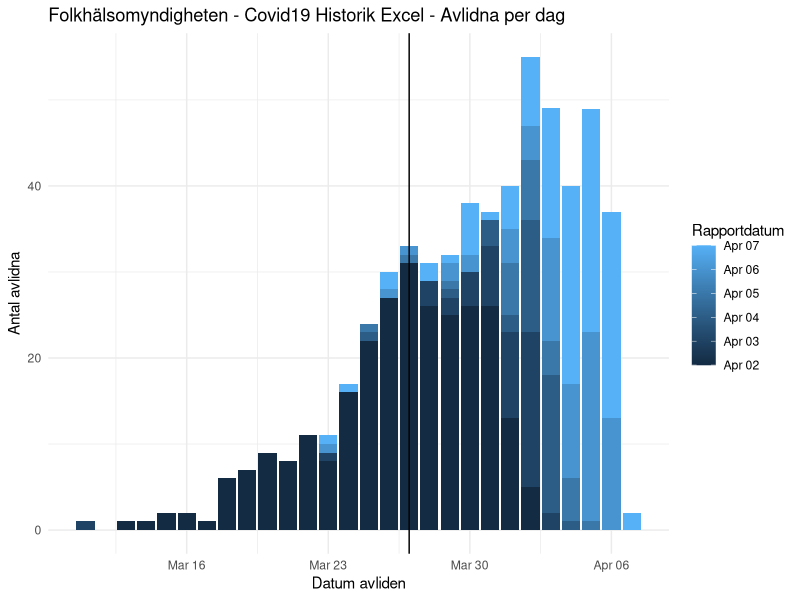

Reproduce this figure in R.
library(tidyverse)

first_date <- as.Date("2020-03-11")
last_date  <- as.Date("2020-04-07")
deaths_20200402 <- c(0,0,1,1,2,2,1,6,7,9,8,11, 8,16,22,27,31,26,25,26,26,13, 5, 0,0,  0, 0, 0)
deaths_20200403 <- c(1,0,1,1,2,2,1,6,7,9,8,11, 9,16,22,27,31,29,27,30,33,23,23, 2,0,  0, 0, 0)
deaths_20200404 <- c(1,0,1,1,2,2,1,6,7,9,8,11, 9,16,23,27,31,29,28,30,36,25,36,18,1,  0, 0, 0)
deaths_20200405 <- c(1,0,1,1,2,2,1,6,7,9,8,11, 9,16,24,27,32,29,29,30,36,31,43,22,6,  1, 0, 0)
deaths_20200406 <- c(1,0,1,1,2,2,1,6,7,9,8,11,10,16,24,28,33,29,31,32,36,35,47,34,17,23,13, 0)
deaths_20200407 <- c(1,0,1,1,2,2,1,6,7,9,8,11,11,17,24,30,33,31,32,38,37,40,55,49,40,49,37, 2)

stable_date <- first_date + max(which(!is.na(match(deaths_20200407 - deaths_20200406,0)))) - 1

data <- data.frame(deaths = integer(), death_date = as.Date(as.character()), report_date = as.Date(as.character())) %>%
  add_row(
    deaths = deaths_20200402,
    death_date = seq(first_date, last_date, by = "day"),
    report_date = rep(as.Date("2020-04-02"), length(deaths_20200402))
  ) %>%
  add_row(
    deaths = deaths_20200403 - deaths_20200402,
    death_date = seq(first_date, last_date, by = "day"),
    report_date = rep(as.Date("2020-04-03"), length(deaths_20200403))
  ) %>%
  add_row(
    deaths = deaths_20200404 - deaths_20200403,
    death_date = seq(first_date, last_date, by = "day"),
    report_date = rep(as.Date("2020-04-04"), length(deaths_20200404))
  ) %>%
  add_row(
    deaths = deaths_20200405 - deaths_20200404,
    death_date = seq(first_date, last_date, by = "day"),
    report_date = rep(as.Date("2020-04-05"), length(deaths_20200405))
  ) %>%
  add_row(
    deaths = deaths_20200406 - deaths_20200405,
    death_date = seq(first_date, last_date, by = "day"),
    report_date = rep(as.Date("2020-04-06"), length(deaths_20200406))
  ) %>%
  add_row(
    deaths = deaths_20200407 - deaths_20200406,
    death_date = seq(first_date, last_date, by = "day"),
    report_date = rep(as.Date("2020-04-07"), length(deaths_20200407))
  )


# data$report_date <- as.factor(data$report_date)

ggplot(data, aes(x=death_date)) +
  geom_col(aes(y=deaths, fill=report_date), position = position_stack(reverse = TRUE)) +
  theme_minimal() +
  labs(x = "Datum avliden", fill = "Rapportdatum", y = "Antal avlidna") +
  ggtitle("Folkhälsomyndigheten - Covid19 Historik Excel - Avlidna per dag") +
  geom_vline(aes(xintercept = stable_date))
